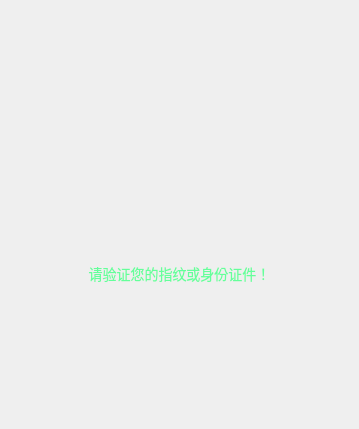
<?xml version="1.0" encoding="UTF-8"?>
<ui version="4.0">
 <class>VerifyDialog</class>
 <widget class="QDialog" name="VerifyDialog">
  <property name="geometry">
   <rect>
    <x>0</x>
    <y>0</y>
    <width>359</width>
    <height>429</height>
   </rect>
  </property>
  <layout class="QVBoxLayout" name="verticalLayout">
   <item>
    <widget class="QWidget" name="widget" native="true">
     <property name="sizePolicy">
      <sizepolicy hsizetype="Preferred" vsizetype="Fixed">
       <horstretch>0</horstretch>
       <verstretch>0</verstretch>
      </sizepolicy>
     </property>
     <layout class="QHBoxLayout" name="horizontalLayout">
      <property name="spacing">
       <number>0</number>
      </property>
      <property name="leftMargin">
       <number>0</number>
      </property>
      <property name="topMargin">
       <number>0</number>
      </property>
      <property name="rightMargin">
       <number>0</number>
      </property>
      <property name="bottomMargin">
       <number>0</number>
      </property>
      <item>
       <spacer name="horizontalSpacer">
        <property name="orientation">
         <enum>Qt::Horizontal</enum>
        </property>
        <property name="sizeHint" stdset="0">
         <size>
          <width>328</width>
          <height>20</height>
         </size>
        </property>
       </spacer>
      </item>
      <item>
       <widget class="QToolButton" name="quit">
        <property name="focusPolicy">
         <enum>Qt::NoFocus</enum>
        </property>
        <property name="icon">
         <iconset resource="../ImgSrc.qrc">
          <normaloff>:/img/misc/close.png</normaloff>:/img/misc/close.png</iconset>
        </property>
        <property name="iconSize">
         <size>
          <width>32</width>
          <height>32</height>
         </size>
        </property>
        <property name="autoRaise">
         <bool>true</bool>
        </property>
       </widget>
      </item>
     </layout>
    </widget>
   </item>
   <item>
    <widget class="QToolButton" name="photo">
     <property name="sizePolicy">
      <sizepolicy hsizetype="Preferred" vsizetype="Fixed">
       <horstretch>0</horstretch>
       <verstretch>0</verstretch>
      </sizepolicy>
     </property>
     <property name="focusPolicy">
      <enum>Qt::NoFocus</enum>
     </property>
     <property name="icon">
      <iconset resource="../ImgSrc.qrc">
       <normaloff>:/img/fingerprint/fingerprint.png</normaloff>:/img/fingerprint/fingerprint.png</iconset>
     </property>
     <property name="iconSize">
      <size>
       <width>159</width>
       <height>159</height>
      </size>
     </property>
     <property name="autoRaise">
      <bool>true</bool>
     </property>
    </widget>
   </item>
   <item>
    <widget class="QLabel" name="label">
     <property name="styleSheet">
      <string notr="true">font: 14px;
color: rgb(100, 255, 155);</string>
     </property>
     <property name="text">
      <string>请验证您的指纹或身份证件！</string>
     </property>
     <property name="alignment">
      <set>Qt::AlignCenter</set>
     </property>
    </widget>
   </item>
   <item>
    <widget class="QLabel" name="lb_hand">
     <property name="pixmap">
      <pixmap resource="../ImgSrc.qrc">:/img/fingerprint/hand.png</pixmap>
     </property>
     <property name="alignment">
      <set>Qt::AlignHCenter|Qt::AlignTop</set>
     </property>
    </widget>
   </item>
  </layout>
 </widget>
 <resources>
  <include location="../ImgSrc.qrc"/>
 </resources>
 <connections>
  <connection>
   <sender>quit</sender>
   <signal>clicked()</signal>
   <receiver>VerifyDialog</receiver>
   <slot>reject()</slot>
   <hints>
    <hint type="sourcelabel">
     <x>325</x>
     <y>24</y>
    </hint>
    <hint type="destinationlabel">
     <x>189</x>
     <y>224</y>
    </hint>
   </hints>
  </connection>
  <connection>
   <sender>photo</sender>
   <signal>clicked()</signal>
   <receiver>VerifyDialog</receiver>
   <slot>reject()</slot>
   <hints>
    <hint type="sourcelabel">
     <x>189</x>
     <y>127</y>
    </hint>
    <hint type="destinationlabel">
     <x>189</x>
     <y>226</y>
    </hint>
   </hints>
  </connection>
 </connections>
</ui>
